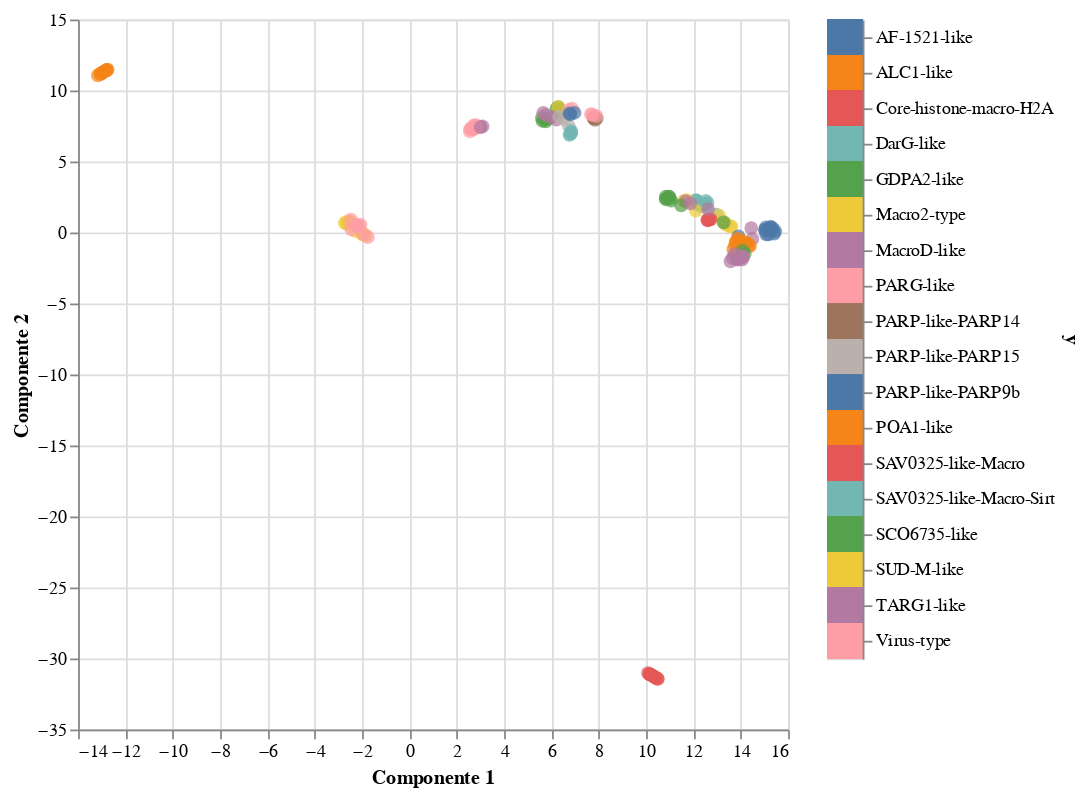

Notebook code for this chart:
### Code cell
plot_multidimensional(embs, df["Tipo de Macro"], method="umap")

### Figure 1 — Vega-Lite specification as saved in the notebook (floating-point values rounded to 4 significant figures; data arrays with more than 128 entries replaced by an {"elided": "..."} marker saying what was removed)
{"config": {"view": {"continuousWidth": 400, "continuousHeight": 300}}, "hconcat": [{"mark": {"type": "circle", "size": 60}, "encoding": {"color": {"condition": {"type": "nominal", "field": "y", "legend": null, "selection": "selector005"}, "value": "lightgray"}, "tooltip": {"type": "nominal", "field": "y"}, "x": {"type": "quantitative", "field": "Componente 1"}, "y": {"type": "quantitative", "field": "Componente 2"}}, "height": 400, "selection": {"selector005": {"type": "multi", "fields": ["y"]}, "selector006": {"type": "interval", "bind": "scales", "encodings": ["x", "y"]}}, "width": 400}, {"mark": "rect", "encoding": {"color": {"condition": {"type": "nominal", "field": "y", "legend": null, "selection": "selector005"}, "value": "lightgray"}, "y": {"type": "nominal", "axis": {"orient": "right"}, "field": "y"}}, "selection": {"selector005": {"type": "multi", "fields": ["y"]}}}], "data": {"name": "data-b6533b0015f3ef86262ad94ef681afd0"}, "$schema": "https://vega.github.io/schema/vega-lite/v4.8.1.json", "datasets": {"data-b6533b0015f3ef86262ad94ef681afd0": {"elided": "165 records"}}}
